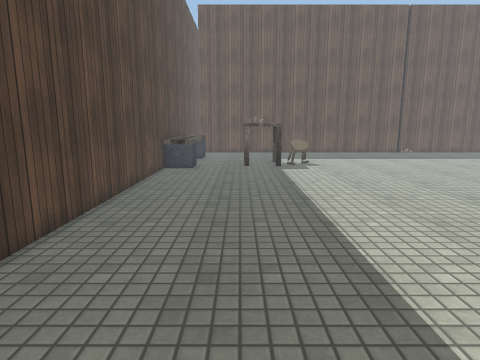
view 1 (above)

24 first-person views from a walk through a Unity game level. The camera is 1.4 m above the floor, tilts 10° down and sees 75° across. The floor is counted in squares, 0.5 m on a side. Each view is taken from the middle of a square. On the plan, view 1 faces up. The plan holds only what a view shows up to about 20 squares ahead; the rest is blank. The place goes on beyond the plan. Some surface patterns are stand-ins.

view 2
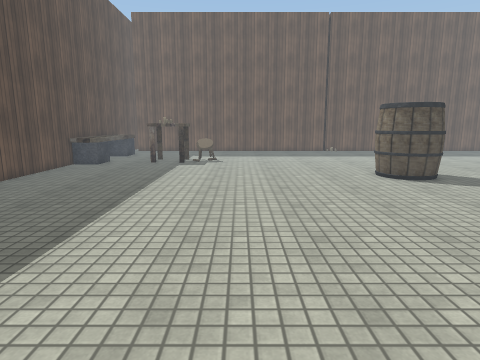

view 3
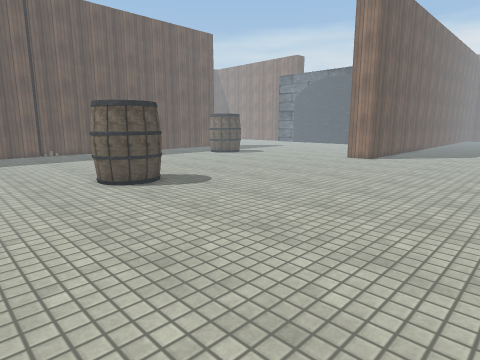

view 4
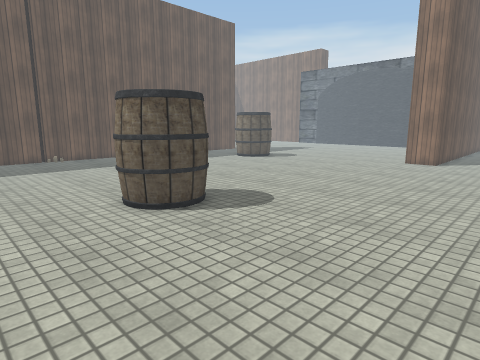

view 5
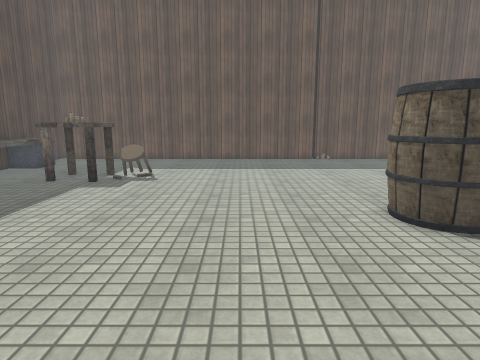

view 6
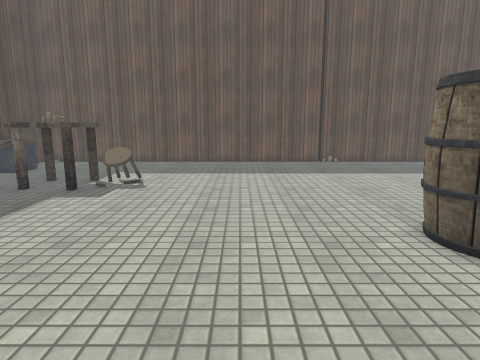

view 7
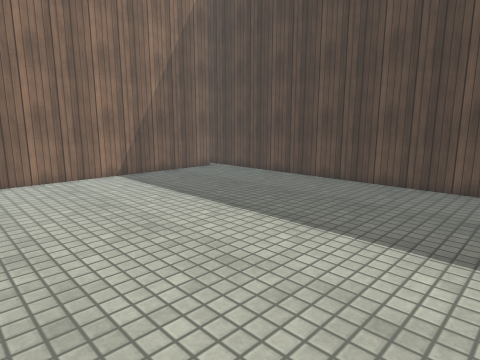

view 8
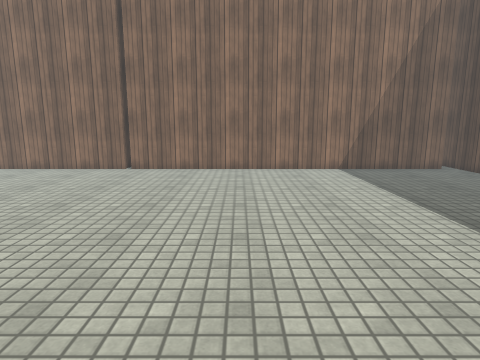

view 9
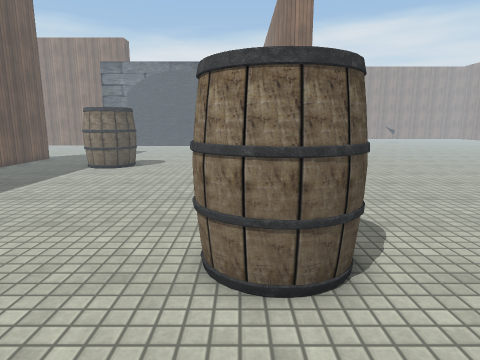

view 10
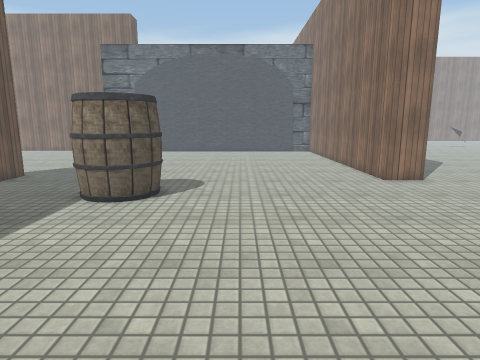

view 11
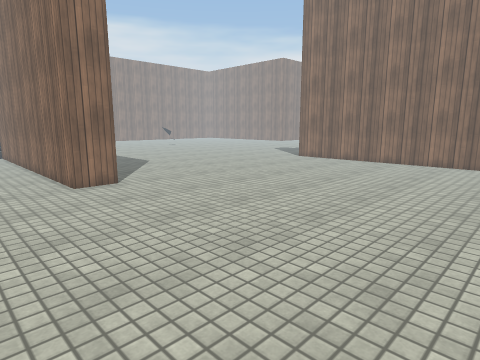

view 12
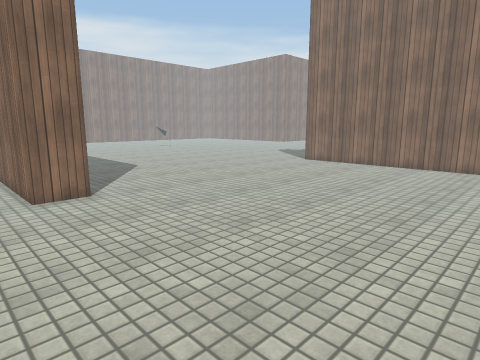

view 13
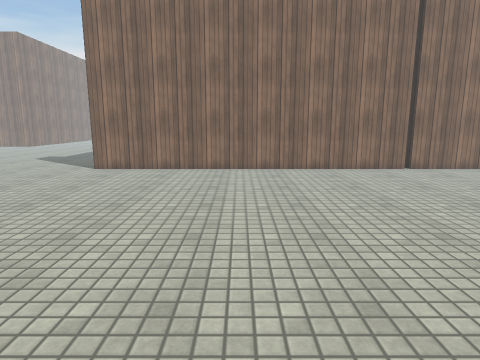

view 14
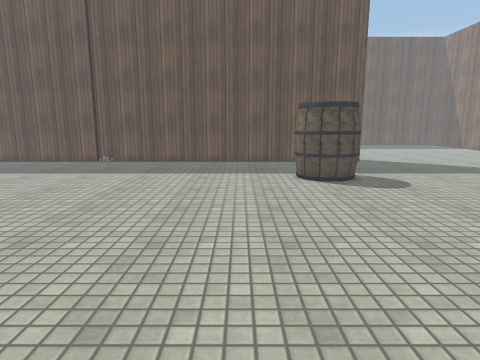

view 15
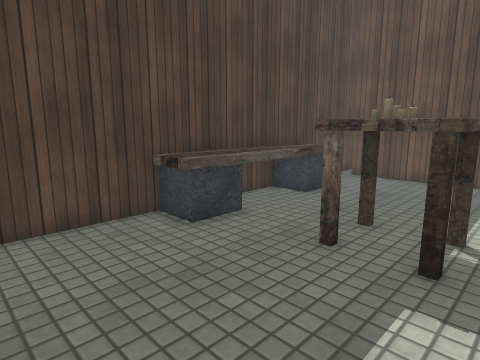

view 16
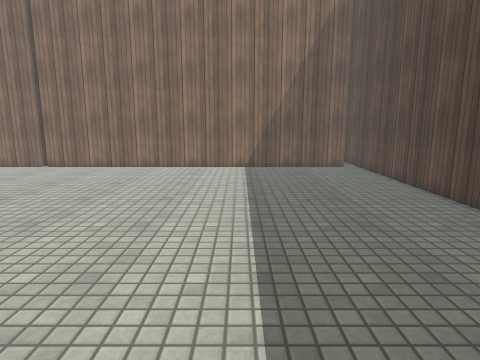

view 17
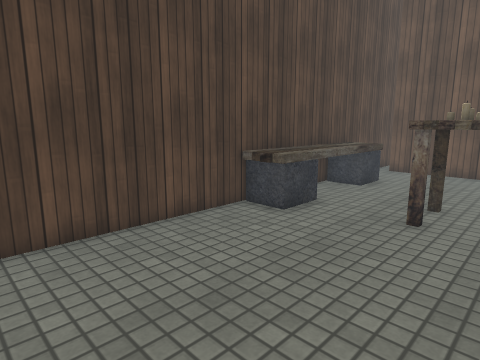

view 18
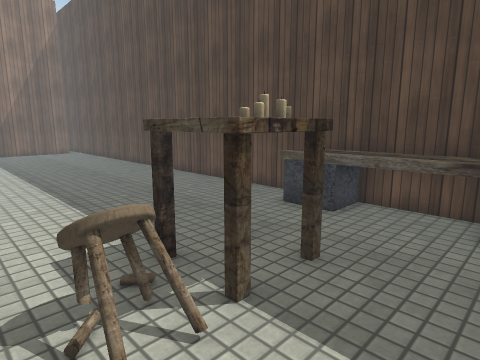

view 19
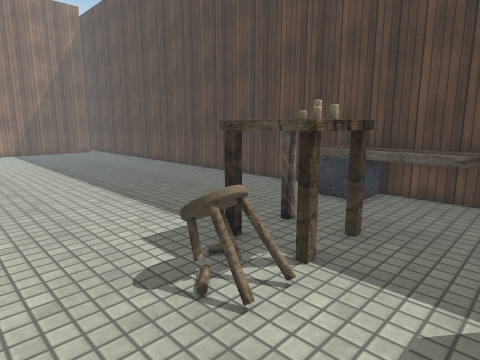

view 20
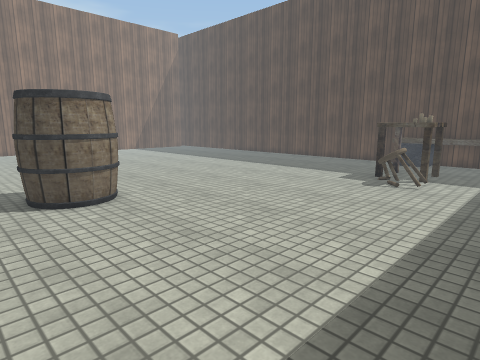

view 21
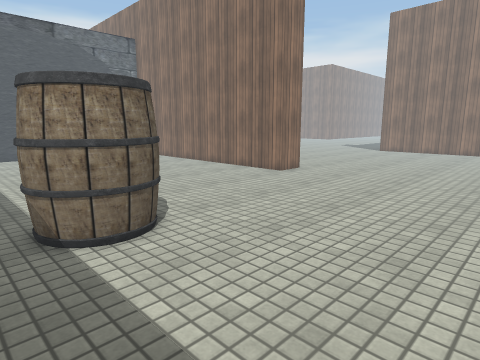

view 22
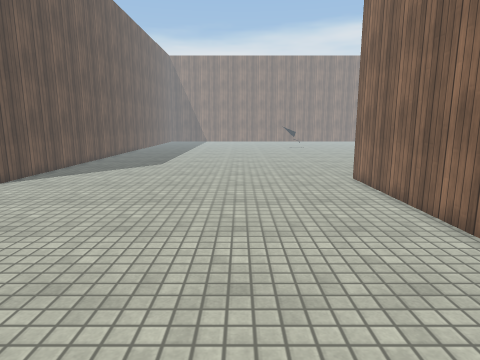

view 23
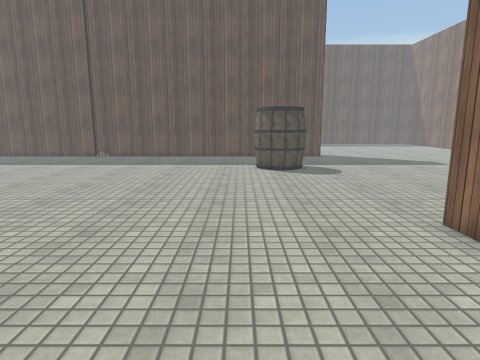

view 24
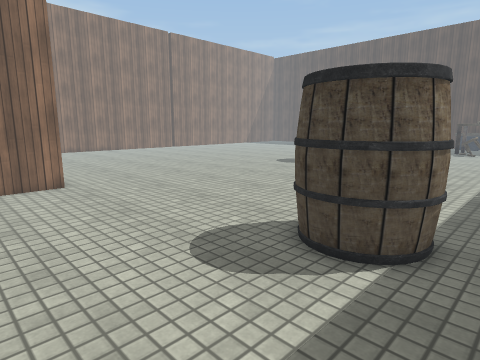

### Floor plan
Key: @ floor where view 1 was taken; # wall or solid block; . floor; B barrel; T table; O other object.
Columns run from 5 left of view 1 to 40 right of it. Each row starts with its distance up from view 1.
 28 #OO..... .....................................
 27 #OO.................................BB........
 26 #OO................................BBBB.......
 25 #OO................................B  B.......
 24 #OO..TTTT..........................BBBB.......
 23 #OO..TOOTOO.........................BB........
 22 #OO..TTTTOO...................................
 21 #OO..TTTT.....................................
 20 #OO...........................................
 19 #............................................
 18 #.............................................
 17 #...................BBB.......................
 16 #...................B BB.....................
 15 #...................B  B.....................
 14 #...................BBBB......................
 13 #.......................................######
 12 #.......................................######
 11 #.......................................######
 10 #.............................................
  9 #.............................................
  8 #.............................................
  7 #.............................................
  6 #.............................................
  5 #.............................................
  4 #.............................................
  3 #.............................................
  2 #.............................................
  1 #.............................................
  0 #....@........................................
 -1 #.............................................
 -2 #.............................................
 -3 #.............................................
 -4 #.............................................
 -5 #.............................................
 -6 #.............................................
 -7 ##########################################....

Where each view was taken, in squares from view 1:
view 1: 0 up, 0 right, facing up
view 2: 2 down, 7 right, facing up
view 3: 0 up, 9 right, facing up-right
view 4: 5 up, 10 right, facing up-right
view 5: 6 up, 10 right, facing up
view 6: 8 up, 10 right, facing up
view 7: 10 up, 10 right, facing down-left
view 8: 13 up, 9 right, facing down
view 9: 16 up, 10 right, facing right
view 10: 20 up, 19 right, facing right
view 11: 17 up, 20 right, facing down-right
view 12: 15 up, 22 right, facing down-right
view 13: 13 up, 27 right, facing down
view 14: 8 up, 27 right, facing up
view 15: 15 up, 4 right, facing up-left
view 16: 14 up, 3 right, facing down
view 17: 12 up, 3 right, facing up-left
view 18: 27 up, 6 right, facing down-left
view 19: 27 up, 8 right, facing down-left
view 20: 28 up, 20 right, facing down-left
view 21: 28 up, 23 right, facing down-right
view 22: 1 down, 20 right, facing right
view 23: 4 up, 29 right, facing up
view 24: 28 up, 39 right, facing down-left
